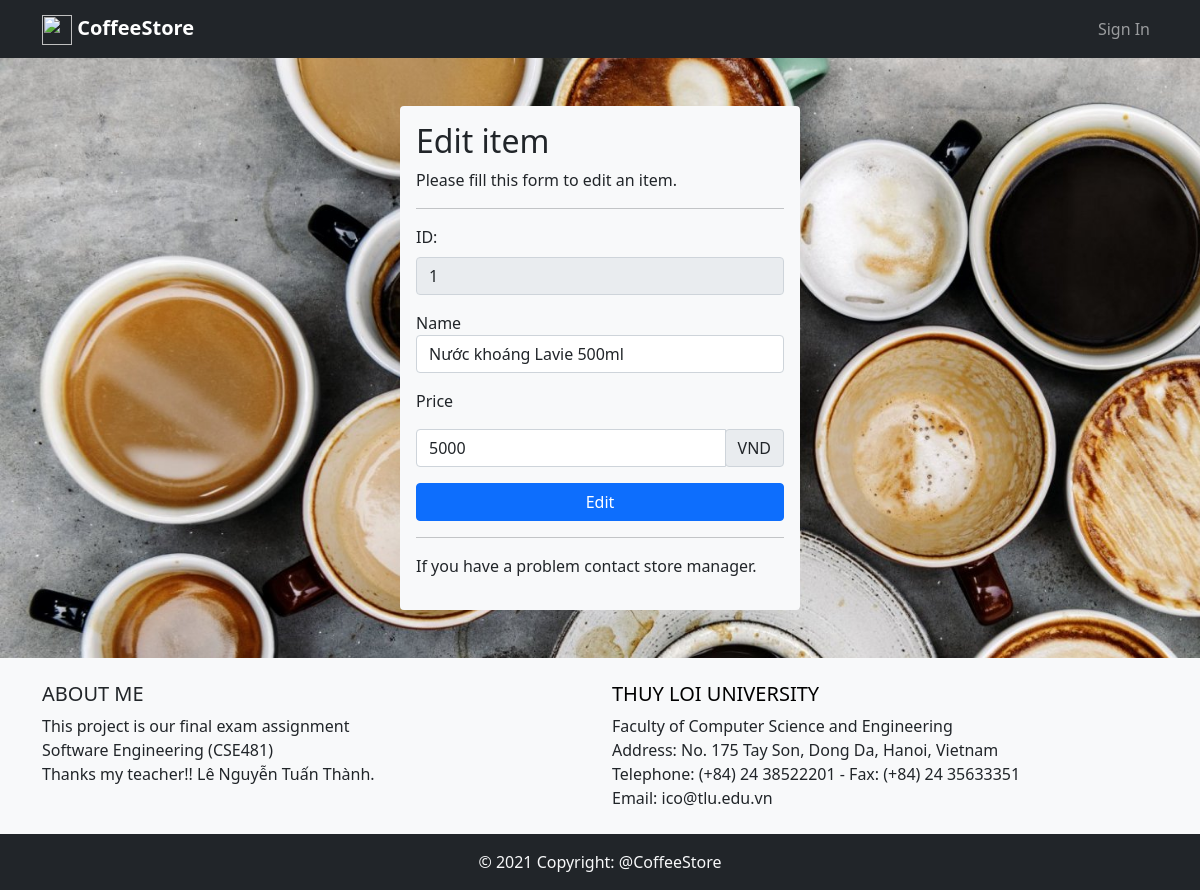
Screenshot of /edit-item.php?ID=1 with the database file from the repository.
### tables this page shows
CREATE TABLE `menu` (
  `item_id` int(10) UNSIGNED NOT NULL,
  `name` varchar(200) NOT NULL,
  `price` bigint(20) UNSIGNED NOT NULL,
  `status` tinyint(2) UNSIGNED NOT NULL DEFAULT 1
);

### edit-item.php (the view, shortened to what this page needs)
<!DOCTYPE html>
<html lang="en">
<head>
    <link href="https://cdn.jsdelivr.net/npm/bootstrap@5.0.0-beta1/dist/css/bootstrap.min.css" rel="stylesheet">
    <link rel="stylesheet" href="css/style.css">
</head>
<body>
    <?php include('nav-bar.php'); ?>
    <?php
    include("connection.php");
    if (isset($_POST['Edit'])) {
        $id = $_POST['ID'];
        $name = trim($_POST['name-input']);
        $price = $_POST['price-input'];
        $sql = "UPDATE `menu` SET `name`='$name', `price`=$price WHERE `item_id` = $id;";
        echo  $sql;
        $query = mysqli_query($conn, $sql);
        if ($query) {
            header("location:manage-menu.php");
        } else {
            header("$sql Lỗi khi thêm!! $conn->error");
        }
        mysqli_close($conn);
    } else {
        include "connection.php";
        $sql = "SELECT * FROM `menu` WHERE `item_id` = $_GET[ID]";
        $result = mysqli_query($conn, $sql);
        $item = mysqli_fetch_row($result);
    }
    ?>
    <div class="bg-light rounded mx-auto my-5 p-3" style="width: 400px;">
        <h2>Edit item</h2>
        <p>Please fill this form to edit an item.</p>
        <hr>
        <form method="POST" action="edit-item.php">
            <div class="my-3">
                <label for="ID" class="form-label">ID: </label>
                <input type="text" class="form-control" name="ID" value="<?php echo $item[0] ?>" readonly>
            </div>
            <div class="my-3">
                <label for="name-input">Name</label>
                <input type="text" class="form-control" name="name-input" placeholder="Enter name" minlength="3" maxlength="200" value="<?php echo $item[1]; ?>" required>
            </div>
            <label for="price-input">Price</label>
            <div class="input-group my-3">
                <input type="number" class="form-control" name="price-input" placeholder="Enter price" min="1000" max="99999999999999999999" step="1000" value="<?php echo $item[2]; ?>" required>
                <div class="input-group-append">
                    <span class="input-group-text">VND</span>
                </div>
            </div>
            <div class="d-grid gap-2 my-3">
                <input type="submit" class="btn btn-primary" name="Edit" value="Edit"></input>
            </div>
            <hr>
            <p>If you have a problem contact store manager.</p>
        </form>
    </div>
    <?php include("footer.php"); ?>
</body>
</html>

### css/style.css (style rules this page uses)
body { background-image: url(../img/background.jpg); background-position: middle; background-repeat: no-repeat; background-attachment: fixed; background-size: cover; margin: 0; display: flex; flex-direction: column; min-height: 100vh; }

### rows the page displays
menu: ID "1", name-input "Nước khoáng Lavie 500ml", price-input "5000"
